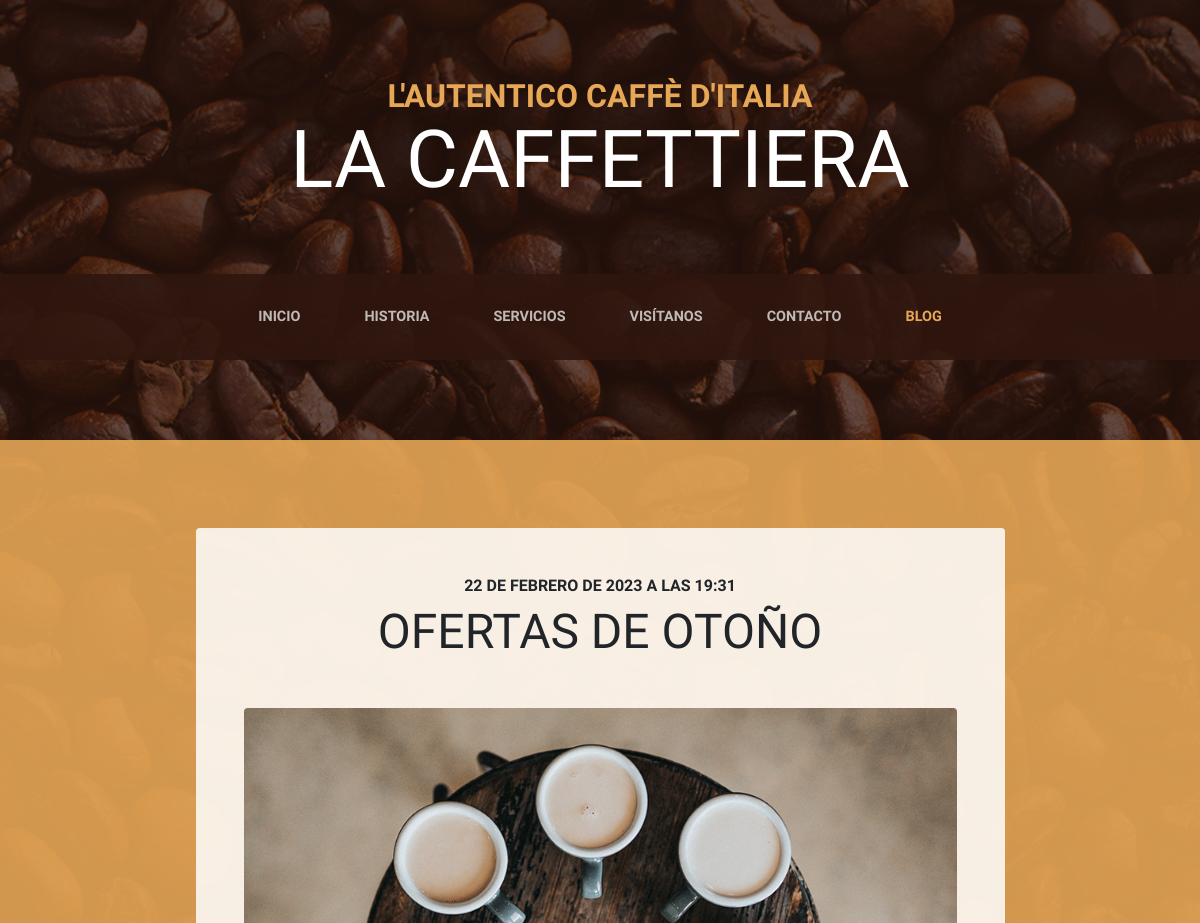
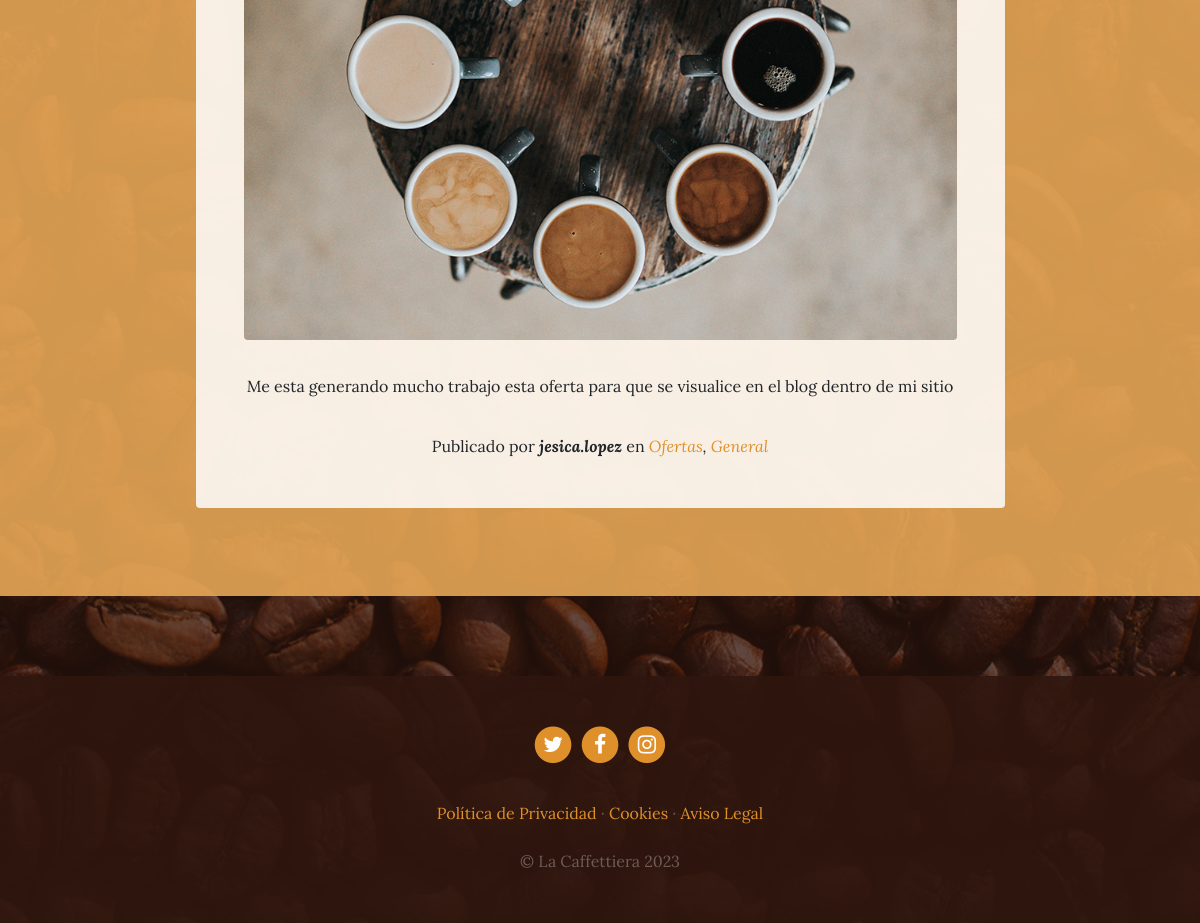
Screenshot of /blog/ with the database file from the repository (2 pictures, top to bottom).
### blog/models.py (models this page shows, shortened)
class Post(models.Model):
    title = models.CharField(max_length=200, verbose_name="Titulo")
    content = models.TextField(verbose_name="Contenido")
    published = models.DateTimeField(verbose_name="Fecha de publicación", default=now)
    image = models.ImageField(verbose_name="Imagen", upload_to="blog", null=True, blank=True)
    author = models.ForeignKey(User, verbose_name="Autor", on_delete=models.CASCADE)
    categories = models.ManyToManyField(Category, verbose_name="Categorias", related_name='get_posts')
    created = models.DateTimeField(auto_now_add=True, verbose_name="Fecha de creación")
    updated = models.DateTimeField(auto_now=True, verbose_name="Fecha de actualización")
    class Meta:
        verbose_name = "entrada"
        verbose_name_plural = "entradas"
        ordering = ["-created"]

class Category(models.Model):
    name = models.CharField(max_length=100, verbose_name="Nombre")
    created = models.DateTimeField(auto_now_add=True, verbose_name="Fecha de creación")
    updated = models.DateTimeField(auto_now=True, verbose_name="Fecha de actualización")
    class Meta:
        verbose_name = "categoria"
        verbose_name_plural = "categorias"
        ordering = ["-created"]

### pages/models.py (models this page shows, shortened)
class Page(models.Model):
    title = models.CharField(max_length=200,verbose_name="Título")
    content = RichTextField(verbose_name="Contenido")
    order = models.SmallIntegerField(default=0,verbose_name="Orden")
    created = models.DateTimeField(auto_now_add=True, verbose_name="Fecha de creación")
    updated = models.DateTimeField(auto_now=True, verbose_name="Fecha de actualización")
    class Meta:
        verbose_name = "página"
        verbose_name_plural = "páginas"
        ordering = ['order','title']

### blog/views.py (the view)
# urls.py: path('', views.blog, name="blog"),
def blog(request):
    posts = Post.objects.all()
    return render(request,'blog/blog.html',{'posts': posts})

### pages/templatetags/pages_extras.py (called while the page is built)
@register.simple_tag
def get_page_list():
    pages = Page.objects.all()
    return pages

### social/processors.py (called while the page is built)
def ctx_dict(request):
    ctx = {}
    links = Link.objects.all()
    for link in links:
        ctx[link.key] = link.url
    return ctx

### blog/templates/blog/blog.html (shortened to what this page needs)
{% extends 'core/base.html' %}
{% load static %}
{% block content %}
  {%for post in posts%}
    <section class="page-section cta">
      <div class="container">
        <div class="row">
          <div class="col-xl-9 mx-auto">
            <div class="cta-innerv text-center rounded">
              <h2 class="section-heading mb-5">
                <span class="section-heading-upper">{{post.published}}</span>
                <span class="section-heading-lower">{{post.title}}</span>
              </h2>
              <p class="mb-0">
                <img class="mx-auto d-flex rounded img-fluid mb-3 mb-lg-0" src="{{post.image.url}}" alt="">
              </p>
              <p class="mb-0 mbt">{{post.content}}<p class="mb-0 mbt">
                <span class="section-heading-under">Publicado por <em><b>{{post.author}}</b></em> en
                  <em>
                    {%for category in post.categories.all%}
                      <a href="{% url 'category' category.id %}" class="link">{{category.name}}</a>{%if not forloop.last%}, {%endif%}
                    {% endfor%}
                  </em>
                </span>
              </p>
            </div>
          </div>
        </div>
      </div>
    </section>
  {%endfor%}
{% endblock %}

### core/templates/core/base.html (shortened to what this page needs)
<!DOCTYPE html>
<html lang="es">
  <head>
    {% load static %}
    <link href="{% static 'core/vendor/bootstrap/css/bootstrap.min.css' %}" rel="stylesheet">
    <link href="{% static 'core/vendor/font-awesome/css/font-awesome.min.css' %}" rel="stylesheet" type="text/css">
    <link href="{% static 'core/css/business-casual.css' %}" rel="stylesheet">
  </head>
  <body>
    <h1 class="site-heading text-center text-white d-none d-lg-block">
      <span class="site-heading-upper text-primary mb-3">L'autentico caffè d'italia</span>
      <span class="site-heading-lower">La Caffettiera</span>
    </h1>
    <nav class="navbar navbar-expand-lg navbar-dark py-lg-4" id="mainNav">
      <div class="container">
        <div class="collapse navbar-collapse" id="navbarResponsive">
          <ul class="navbar-nav mx-auto">
            <li class="nav-item {% if request.path == '/' %} active {% endif %} px-lg-4">
              <a class="nav-link text-uppercase text-expanded" href="{% url 'home' %}">Inicio</a>
            </li>
            <li class="nav-item {% if request.path == '/about/' %} active {% endif %}  px-lg-4">
              <a class="nav-link text-uppercase text-expanded" href="{% url 'about' %}">Historia</a>
            </li>
            <li class="nav-item {% if request.path == '/services/' %} active {% endif %}  px-lg-4">
              <a class="nav-link text-uppercase text-expanded" href="{% url 'services' %}">Servicios</a>
            </li>
            <li class="nav-item {% if request.path == '/store/' %} active {% endif %}  px-lg-4">
              <a class="nav-link text-uppercase text-expanded" href="{% url 'store' %}">Visítanos</a>
            </li>
            <li class="nav-item {% if request.path == '/contact/' %} active {% endif %}  px-lg-4">
              <a class="nav-link text-uppercase text-expanded" href="{% url 'contact' %}">Contacto</a>
            </li>
            <li class="nav-item {% if request.path|slice:":6" == '/blog/' %} active {% endif %}  px-lg-4">
              <a class="nav-link text-uppercase text-expanded" href="{% url 'blog' %}">Blog</a>
            </li>
          </ul>
        </div>
      </div>
    </nav>
    {% block content %} {% endblock %}
    <footer class="footer text-faded text-center py-5">
      <div class="container">
        <p class="m-0">
          {% if LINK_TWITTER %}
            <a href="{{LINK_TWITTER}}" class="link">
              <span class="fa-stack fa-lg">
                <i class="fa fa-circle fa-stack-2x"></i>
                <i class="fa fa-twitter fa-stack-1x fa-inverse"></i>
              </span>
            </a>
          {% endif %}
          {% if LINK_FACEBOOK %}
            <a href="{{LINK_FACEBOOK}}" class="link">
              <span class="fa-stack fa-lg">
                <i class="fa fa-circle fa-stack-2x"></i>
                <i class="fa fa-facebook fa-stack-1x fa-inverse"></i>
              </span>
            </a>
          {% endif %}
          {% if LINK_INSTAGRAM %}
            <a href="{{LINK_INSTAGRAM}}" class="link">
              <span class="fa-stack fa-lg">
                <i class="fa fa-circle fa-stack-2x"></i>
                <i class="fa fa-instagram fa-stack-1x fa-inverse"></i>
              </span>
            </a>
          {% endif %}
	    </p>
        <p class="m-0 mbt">
          {% load pages_extras %}
          {% get_page_list as page_list %}
          {% for page in page_list %}
            <a href="{% url 'page' page.id page.title|slugify %}" class="link">{{page.title}}</a> {% if not forloop.last%}·{%endif%}
          {% endfor %}
		    </p>
        <p class="m-0 mbt1">&copy; La Caffettiera 2023</p>
      </div>
	</footer>
  </body>
</html>

### core/static/core/css/business-casual.css (style rules this page uses)
body { font-family: 'Lora'; background: linear-gradient(rgba(47, 23, 15, 0.65), rgba(47, 23, 15, 0.65)), url("../img/bg.jpg"); background-attachment: fixed; background-position: center; background-size: cover; }
h1, h2, h3, h4, h5, h6 { font-family: 'Raleway'; }
p { line-height: 1.75; }
.text-faded { color: rgba(255, 255, 255, 0.3); }
.site-heading { margin-top: 5rem; margin-bottom: 5rem; text-transform: uppercase; line-height: 1; font-family: 'Raleway'; }
.site-heading .site-heading-upper { display: block; font-size: 2rem; font-weight: 800; }
.site-heading .site-heading-lower { font-size: 5rem; font-weight: 100; line-height: 4rem; }
.page-section { margin-top: 5rem; margin-bottom: 5rem; }
.section-heading { text-transform: uppercase; }
.section-heading .section-heading-upper { display: block; font-size: 1rem; font-weight: 800; padding-bottom:.5rem; }
.section-heading .section-heading-lower { display: block; font-size: 3rem; font-weight: 100; }
#mainNav { background-color: rgba(47, 23, 15, 0.9); font-family: 'Raleway'; }
#mainNav .navbar-nav .nav-item .nav-link { color: rgba(255, 255, 255, 0.7); font-weight: 800; }
#mainNav .navbar-nav .nav-item.active .nav-link { color: #e6a756; }
@media (min-width: 992px) { #mainNav .navbar-nav .nav-item .nav-link { font-size: 0.9rem; } }
.cta { padding-top: 5rem; padding-bottom: 5rem; background-color: rgba(230, 167, 86, 0.9); }
.cta .cta-innerv { position: relative; padding: 3rem; margin: 0.5rem; background-color: rgba(255, 255, 255, 0.85); }
.footer { background-color: rgba(47, 23, 15, 0.9); }
.text-primary { color: #e6a756 !important; }
.mbt { padding-top: 2rem; }
.mbt1 { padding-top: 1.25rem; }
a.link { color: #df902a; }

### rows the page displays
Post: published "22 DE FEBRERO DE 2023 A LAS 19:31", title "OFERTAS DE OTOÑO", image (picture), content "Me esta generando mucho trabajo esta oferta para que se visualice en el blog dentro de mi sitio", author "jesica.lopez"
Category: name "Ofertas"
Category: name "General"
Page: title "Política de Privacidad"
Page: title "Cookies"
Page: title "Aviso Legal"
